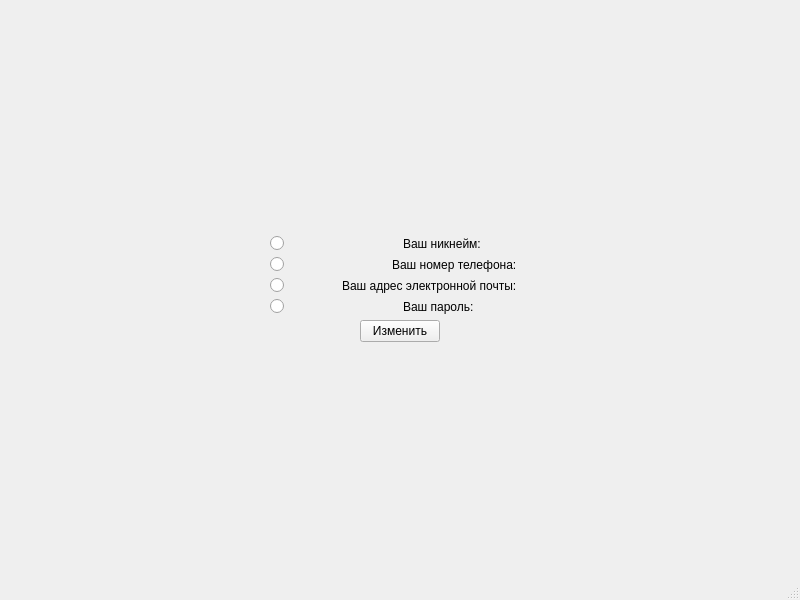
<?xml version="1.0" encoding="UTF-8"?>
<ui version="4.0">
 <class>MainWindow</class>
 <widget class="QMainWindow" name="MainWindow">
  <property name="geometry">
   <rect>
    <x>0</x>
    <y>0</y>
    <width>800</width>
    <height>600</height>
   </rect>
  </property>
  <property name="windowTitle">
   <string>MainWindow</string>
  </property>
  <widget class="QWidget" name="centralwidget">
   <layout class="QVBoxLayout" name="verticalLayout_2">
    <item>
     <spacer name="verticalSpacer">
      <property name="orientation">
       <enum>Qt::Vertical</enum>
      </property>
      <property name="sizeHint" stdset="0">
       <size>
        <width>20</width>
        <height>198</height>
       </size>
      </property>
     </spacer>
    </item>
    <item>
     <layout class="QHBoxLayout" name="horizontalLayout_10">
      <item>
       <spacer name="horizontalSpacer_3">
        <property name="orientation">
         <enum>Qt::Horizontal</enum>
        </property>
        <property name="sizeHint" stdset="0">
         <size>
          <width>40</width>
          <height>20</height>
         </size>
        </property>
       </spacer>
      </item>
      <item>
       <layout class="QVBoxLayout" name="verticalLayout">
        <item>
         <layout class="QHBoxLayout" name="horizontalLayout_5">
          <item>
           <widget class="QRadioButton" name="nikname">
            <property name="text">
             <string/>
            </property>
           </widget>
          </item>
          <item>
           <layout class="QHBoxLayout" name="horizontalLayout">
            <item>
             <widget class="QLabel" name="label">
              <property name="text">
               <string>Ваш никнейм:</string>
              </property>
             </widget>
            </item>
            <item>
             <widget class="QLabel" name="output_nikname">
              <property name="text">
               <string/>
              </property>
             </widget>
            </item>
           </layout>
          </item>
         </layout>
        </item>
        <item>
         <layout class="QHBoxLayout" name="horizontalLayout_6">
          <item>
           <widget class="QRadioButton" name="phone">
            <property name="text">
             <string/>
            </property>
           </widget>
          </item>
          <item>
           <layout class="QHBoxLayout" name="horizontalLayout_2">
            <item>
             <widget class="QLabel" name="label_2">
              <property name="text">
               <string>Ваш номер телефона:</string>
              </property>
             </widget>
            </item>
            <item>
             <widget class="QLabel" name="output_phone">
              <property name="text">
               <string/>
              </property>
             </widget>
            </item>
           </layout>
          </item>
         </layout>
        </item>
        <item>
         <layout class="QHBoxLayout" name="horizontalLayout_7">
          <item>
           <widget class="QRadioButton" name="mail">
            <property name="text">
             <string/>
            </property>
           </widget>
          </item>
          <item>
           <layout class="QHBoxLayout" name="horizontalLayout_3">
            <item>
             <widget class="QLabel" name="label_3">
              <property name="text">
               <string>Ваш адрес электронной почты:</string>
              </property>
             </widget>
            </item>
            <item>
             <widget class="QLabel" name="output_mail">
              <property name="text">
               <string/>
              </property>
             </widget>
            </item>
           </layout>
          </item>
         </layout>
        </item>
        <item>
         <layout class="QHBoxLayout" name="horizontalLayout_8">
          <item>
           <widget class="QRadioButton" name="password">
            <property name="text">
             <string/>
            </property>
           </widget>
          </item>
          <item>
           <layout class="QHBoxLayout" name="horizontalLayout_4">
            <item>
             <widget class="QLabel" name="label_4">
              <property name="text">
               <string>Ваш пароль:</string>
              </property>
             </widget>
            </item>
            <item>
             <widget class="QLabel" name="output_password">
              <property name="text">
               <string/>
              </property>
             </widget>
            </item>
           </layout>
          </item>
         </layout>
        </item>
        <item>
         <layout class="QHBoxLayout" name="horizontalLayout_9">
          <item>
           <spacer name="horizontalSpacer">
            <property name="orientation">
             <enum>Qt::Horizontal</enum>
            </property>
            <property name="sizeHint" stdset="0">
             <size>
              <width>40</width>
              <height>20</height>
             </size>
            </property>
           </spacer>
          </item>
          <item>
           <widget class="QPushButton" name="change">
            <property name="text">
             <string>Изменить</string>
            </property>
           </widget>
          </item>
          <item>
           <spacer name="horizontalSpacer_2">
            <property name="orientation">
             <enum>Qt::Horizontal</enum>
            </property>
            <property name="sizeHint" stdset="0">
             <size>
              <width>40</width>
              <height>20</height>
             </size>
            </property>
           </spacer>
          </item>
         </layout>
        </item>
       </layout>
      </item>
      <item>
       <spacer name="horizontalSpacer_4">
        <property name="orientation">
         <enum>Qt::Horizontal</enum>
        </property>
        <property name="sizeHint" stdset="0">
         <size>
          <width>40</width>
          <height>20</height>
         </size>
        </property>
       </spacer>
      </item>
     </layout>
    </item>
    <item>
     <spacer name="verticalSpacer_2">
      <property name="orientation">
       <enum>Qt::Vertical</enum>
      </property>
      <property name="sizeHint" stdset="0">
       <size>
        <width>20</width>
        <height>198</height>
       </size>
      </property>
     </spacer>
    </item>
   </layout>
  </widget>
  <widget class="QMenuBar" name="menubar">
   <property name="geometry">
    <rect>
     <x>0</x>
     <y>0</y>
     <width>800</width>
     <height>22</height>
    </rect>
   </property>
  </widget>
  <widget class="QStatusBar" name="statusbar"/>
 </widget>
 <resources/>
 <connections/>
</ui>
